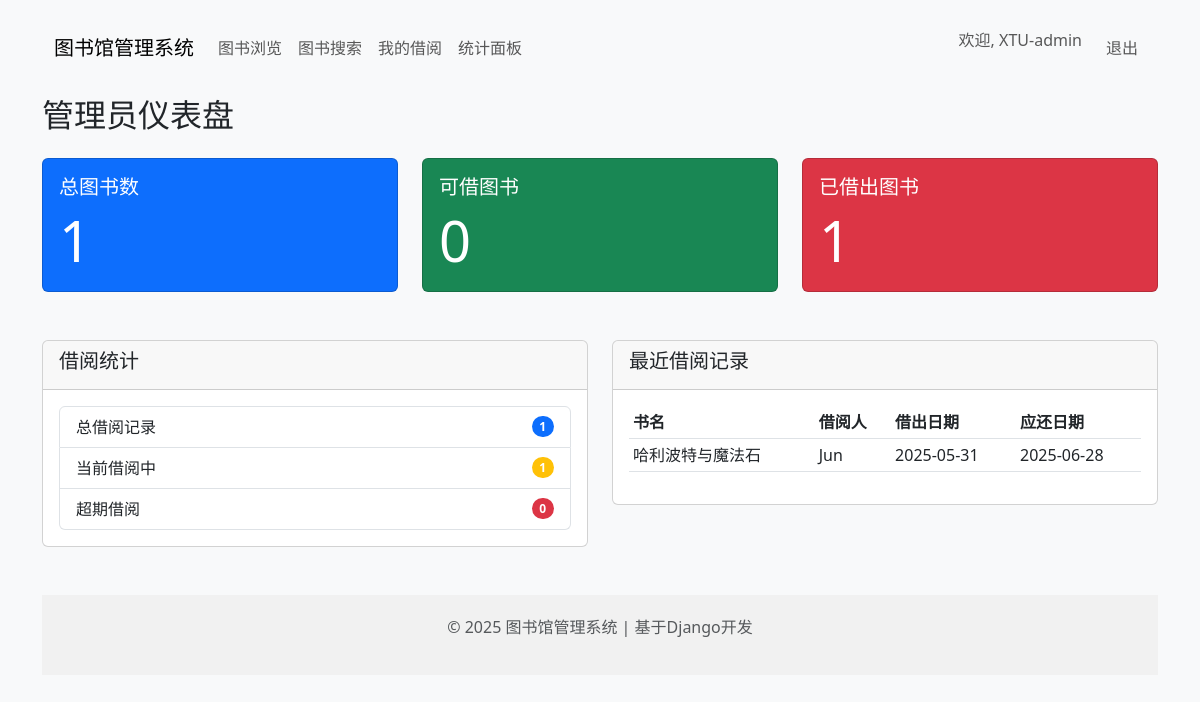
The page /dashboard/ (signed in) on the database its author committed.
### catalog/models.py (models this page shows, shortened)
class LoanRecord(models.Model):
    book = models.ForeignKey(Book, on_delete=models.RESTRICT, verbose_name='所借图书')
    borrower = models.ForeignKey(ReaderProfile, on_delete=models.CASCADE, verbose_name='借阅人')
    loan_date = models.DateTimeField('借出日期', default=timezone.now)
    due_back = models.DateField('应还日期', null=True, blank=True)
    returned_date = models.DateField('归还日期', null=True, blank=True)
    LOAN_STATUS = (
        ('o', '借阅中'),
        ('r', '已归还'),
        ('l', '已超期'),
    )
    status = models.CharField(
        max_length=1,
        choices=LOAN_STATUS,
        default='o',
        blank=True,
        verbose_name='借阅状态',
        help_text='当前借阅状态'
    )
    class Meta:
        verbose_name = '借阅记录'
        verbose_name_plural = '借阅记录'
        ordering = ['-loan_date']

class Book(models.Model):
    title = models.CharField(max_length=200, verbose_name='书名')
    author = models.ForeignKey(Author, on_delete=models.SET_NULL, null=True, blank=True, verbose_name='作者')
    isbn = models.CharField('ISBN', max_length=13, unique=True, help_text='13位 ISBN号')
    summary = models.TextField(max_length=1000, blank=True, verbose_name='摘要')
    cover = models.ImageField(upload_to='book_covers/', null=True, blank=True, verbose_name='封面')
    STATUS_CHOICES = (
        ('a', '在馆可借'),
        ('r', '已预订'),
        ('o', '已借出'),
        ('c', '仅供阅览'),
        ('m', '维护中'),
    )
    status = models.CharField(
        max_length=1,
        choices=STATUS_CHOICES,
        default='a',
        blank=True,
        verbose_name='状态',
        help_text='图书当前状态',
    )
    genre = models.ManyToManyField(Genre, blank=True, verbose_name='分类', help_text='选择本书所属分类')
    class Meta:
        verbose_name = '图书'
        verbose_name_plural = '图书'

class ReaderProfile(models.Model):
    user = models.OneToOneField(User, on_delete=models.CASCADE, verbose_name='用户账号')
    READER_TYPE_CHOICES = (
        ('s', '学生'),
        ('t', '教师'),
        ('l', '馆员'),
    )
    reader_type = models.CharField(
        max_length=1,
        choices=READER_TYPE_CHOICES,
        default='s',
        verbose_name='读者类型'
    )
    student_id = models.CharField('学号/工号', max_length=20, unique=True, blank=True, null=True)
    phone_number = models.CharField('联系电话', max_length=15, blank=True)
    max_books = models.PositiveSmallIntegerField('最大可借数', default=5)
    class Meta:
        verbose_name = '读者档案'
        verbose_name_plural = '读者档案'

### catalog/views.py (the view)
# urls.py: path('dashboard/', admin_dashboard, name='admin-dashboard'),
@staff_member_required
def admin_dashboard(request):
    if not request.user.is_staff:
        return redirect('catalog:home')
    total_books = Book.objects.count()
    available_books = Book.objects.filter(status='a').count()
    borrowed_books = Book.objects.filter(status='o').count()
    total_loans = LoanRecord.objects.count()
    active_loans = LoanRecord.objects.filter(returned_date__isnull=True).count()
    overdue_loans = LoanRecord.objects.filter(
        returned_date__isnull=True,
        due_back__lt=timezone.now().date()
    ).count()
    recent_loans = LoanRecord.objects.order_by('-loan_date')[:10]
    context = {
        'total_books': total_books,
        'available_books': available_books,
        'borrowed_books': borrowed_books,
        'total_loans': total_loans,
        'active_loans': active_loans,
        'overdue_loans': overdue_loans,
        'recent_loans': recent_loans
    }
    return render(request, 'catalog/admin_dashboard.html', context)

### catalog/templates/catalog/admin_dashboard.html
{% extends "catalog/base.html" %}
{% block content %}
<h2>管理员仪表盘</h2>
<div class="row mt-4">
    <div class="col-md-4 mb-4">
        <div class="card text-white bg-primary">
            <div class="card-body">
                <h5 class="card-title">总图书数</h5>
                <p class="card-text display-4">{{ total_books }}</p>
            </div>
        </div>
    </div>
    <div class="col-md-4 mb-4">
        <div class="card text-white bg-success">
            <div class="card-body">
                <h5 class="card-title">可借图书</h5>
                <p class="card-text display-4">{{ available_books }}</p>
            </div>
        </div>
    </div>
    <div class="col-md-4 mb-4">
        <div class="card text-white bg-danger">
            <div class="card-body">
                <h5 class="card-title">已借出图书</h5>
                <p class="card-text display-4">{{ borrowed_books }}</p>
            </div>
        </div>
    </div>
</div>
<div class="row mt-4">
    <div class="col-md-6">
        <div class="card">
            <div class="card-header">
                <h5 class="card-title">借阅统计</h5>
            </div>
            <div class="card-body">
                <ul class="list-group">
                    <li class="list-group-item d-flex justify-content-between align-items-center">
                        总借阅记录
                        <span class="badge bg-primary rounded-pill">{{ total_loans }}</span>
                    </li>
                    <li class="list-group-item d-flex justify-content-between align-items-center">
                        当前借阅中
                        <span class="badge bg-warning rounded-pill">{{ active_loans }}</span>
                    </li>
                    <li class="list-group-item d-flex justify-content-between align-items-center">
                        超期借阅
                        <span class="badge bg-danger rounded-pill">{{ overdue_loans }}</span>
                    </li>
                </ul>
            </div>
        </div>
    </div>
    <div class="col-md-6">
        <div class="card">
            <div class="card-header">
                <h5 class="card-title">最近借阅记录</h5>
            </div>
            <div class="card-body">
                <table class="table table-sm">
                    <thead>
                        <tr>
                            <th>书名</th>
                            <th>借阅人</th>
                            <th>借出日期</th>
                            <th>应还日期</th>
                        </tr>
                    </thead>
                    <tbody>
                        {% for loan in recent_loans %}
                        <tr>
                            <td>{{ loan.book.title|truncatechars:20 }}</td>
                            <td>{{ loan.borrower.user.username }}</td>
                            <td>{{ loan.loan_date|date:"Y-m-d" }}</td>
                            <td>{{ loan.due_back|date:"Y-m-d" }}</td>
                        </tr>
                        {% endfor %}
                    </tbody>
                </table>
            </div>
        </div>
    </div>
</div>
{% endblock %}

### catalog/templates/catalog/base.html (shortened to what this page needs)
<!DOCTYPE html>
<html lang="zh-CN">
<head>
    <link href="https://cdn.jsdelivr.net/npm/bootstrap@5.3.0/dist/css/bootstrap.min.css" rel="stylesheet">
</head>
<body>
    <div class="container">
        <nav class="navbar navbar-expand-lg navbar-light bg-light">
    <div class="container-fluid">
        <a class="navbar-brand" href="{% url 'catalog:home' %}">图书馆管理系统</a>
        <div class="collapse navbar-collapse" id="navbarNav">
            <ul class="navbar-nav me-auto">
                <li class="nav-item">
                    <a class="nav-link" href="{% url 'catalog:book-list' %}">图书浏览</a>
                </li>
                <li class="nav-item">
                    <a class="nav-link" href="{% url 'catalog:search' %}">图书搜索</a>
                </li>
                {% if user.is_authenticated %}
                <li class="nav-item">
                    <a class="nav-link" href="{% url 'catalog:my-books' %}">我的借阅</a>
                </li>
                {% endif %}
                {% if user.is_staff %}
                <li class="nav-item">
                    <a class="nav-link" href="{% url 'catalog:admin-dashboard' %}">统计面板</a>
                </li>
                {% endif %}
            </ul>
            <ul class="navbar-nav">
                {% if user.is_authenticated %}
                    <li class="nav-item">
                        <span class="navbar-text me-3">欢迎, {{ user.username }}</span>
                    </li>
                    <li class="nav-item">
                        <a class="nav-link" href="{% url 'catalog:logout' %}">退出</a>
                    </li>
                {% endif %}
            </ul>
        </div>
    </div>
</nav>
        <div class="row">
            <div class="col">
                {% block content %}{% endblock %}
            </div>
        </div>
        <footer class="footer mt-5">
            <div class="container">
                <p class="text-center text-muted">© 2025 图书馆管理系统 | 基于Django开发</p>
            </div>
        </footer>
    </div>
</body>
</html>

### catalog/templates/catalog/base.html (style rules this page uses)
body { padding-top: 20px; background-color: #f8f9fa; }
.navbar { margin-bottom: 20px; }
.footer { margin-top: 50px; padding: 20px 0; background-color: #f1f1f1; }

### rows shown on the page
LoanRecord: book "哈利波特与魔法石", borrower.user.username "Jun", loan_date "2025-05-31", due_back "2025-06-28"

### other values the page prints
{{ user.username }} "XTU-admin"
{{ total_books }} "1"
{{ available_books }} "0"
{{ borrowed_books }} "1"
{{ total_loans }} "1"
{{ active_loans }} "1"
{{ overdue_loans }} "0"
